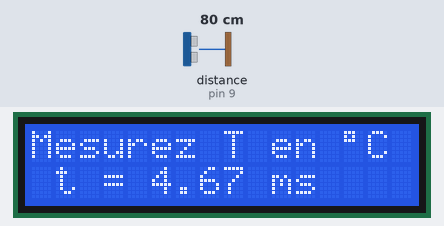
The sketch below on a simulated Arduino Uno, built with avr-gcc and run on an emulated ATmega328P. Shown: 16×2 character LCD. Wiring (inferred from the names in the program): ultrasonic range finder: trigger pin 8; echo pin 9. The inputs (shaded band) are chosen by the test bench; at power-on: distance to the obstacle (sensor on pin 9) 80 cm. The echo pulse lasts 58.3 µs per cm.

Above: at 1.2 s.
1.3 s: distance to the obstacle (sensor on pin 9) set to 4 cm
At 2.7 s:
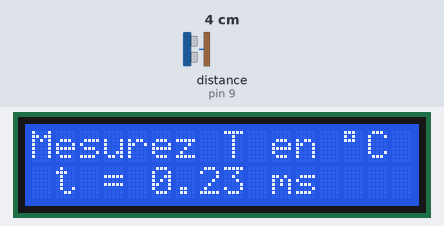
4.6 s: distance to the obstacle (sensor on pin 9) set to 2 cm
At 6.1 s:
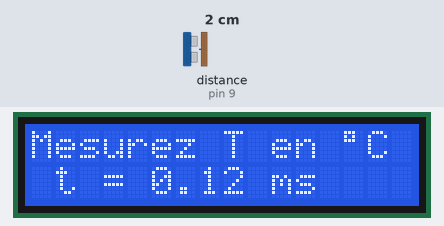
6.7 s: distance to the obstacle (sensor on pin 9) set to 9 cm
At 8.7 s:
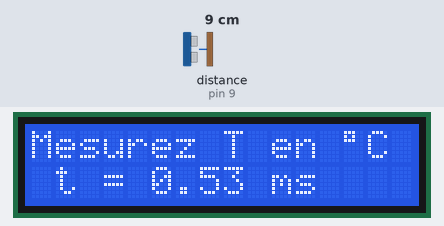
Timing chart, 0 to 10.2 s (numbered marks = the images above; inputs shaded):
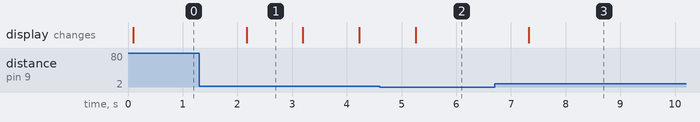

The sketch:

Programme_seance4.ino
```cpp
// (licence header left out)
#include <LiquidCrystal_I2C.h>                   // on importe la bibliothèque.

LiquidCrystal_I2C EcranLCD(0x20,16,2);        // on crée l'objet EcranLCD, c'est l'afficheur LCD de la maquette PB100 (16 colonnes et 2 lignes).


//const float VITESSE_SON = 340.0 / 10000;     // Vitesse du son en cm/µs
const int pin_Trigger = 8;
const int pin_Echo = 9;
const int TIMEOUT = 20000;  // TIMEOUT en µs

void setup()                          // La fonction setup s'execute une seule fois au démarrage du programme.
{
   EcranLCD.init();            // on initialise la communication entre l'Arduino et l'afficheur.
   EcranLCD.backlight();
   pinMode(pin_Trigger, OUTPUT);               // La broche 11 de la carte Arduino est reliée à l'Emetteur "E" (déclencheur de salves d'ondes ultrasonores).
   pinMode(pin_Echo, INPUT);                // La broche 12 de la carte Arduino reliée au Récepteur "R" (reçoit et mesure le temps de vol de la salve émise par E).

   digitalWrite(pin_Trigger, LOW);
}

void loop()                           // La fonction loop s'execute en boucle.
{
  unsigned long temps1;
  unsigned long duree_ar;

  digitalWrite(pin_Trigger, HIGH);             // met la broche TRIGGER à l'état haut
  delayMicroseconds(10);                       // pendant 10 microsecondes, pour envoi une salve d'ondes ultrasonores.
  digitalWrite(pin_Trigger, LOW);              // met la broche  TRIGGER à l'état bas, en attendant la prochaine boucle.

  while(digitalRead(pin_Echo) == LOW)
  {
    // Attente ECHO passe à l'état haut : la salve d'ondes ultrasonore est partie
  }
  temps1 = micros();                      // horloge interne en µs

  while(digitalRead(pin_Echo) == HIGH and micros() - temps1 < TIMEOUT)
  {
    // Attente ECHO passe à l'état bas : la salve d'ondes ultrasonore est revenue
  }

  duree_ar = micros() - temps1;           // Durée Aller-Retour en microsecondes (µs)

  EcranLCD.clear();                               // Efface l'écran
  EcranLCD.setCursor(0, 0);                       // Positionne le curseur Colonne 0, Ligne 0
  EcranLCD.print("Mesurez T en ");              // Ecrit "temps A-R onde"
  EcranLCD.print((char)223);
  EcranLCD.print("C");
  EcranLCD.setCursor(0, 1);                       // Positionne le curseur Colonne 0, Ligne 1
  EcranLCD.print(" t = ");                        // Ecrit " t = "
  EcranLCD.setCursor(5, 1);                       // Positionne le curseur Colonne 5, Ligne 1
  EcranLCD.print(duree_ar/1000.0);                 // Afiche la mesure du temps de vol de l'onde en millisecondes.
  EcranLCD.setCursor(10, 1);                      // Positionne le curseur Colonne 10, Ligne 1
  EcranLCD.print("ms");                           // Ecrit l'unité de la mesure "ms"
  delay(1000);                                    // Petite pause de 1 seconde avant de faire une autre mesure (= une autre boucle ici).
}
```

Measured:
- after the input at 1.3 s, the display: changes after 0.87 s (image 1)
- after the input at 4.6 s, the display: changes after 0.66 s (image 2)
- after the input at 6.7 s, the display: changes after 0.62 s (image 3)
- what the display in image 1 shows lasts 1.0 s, from 2.2 s to 3.2 s
